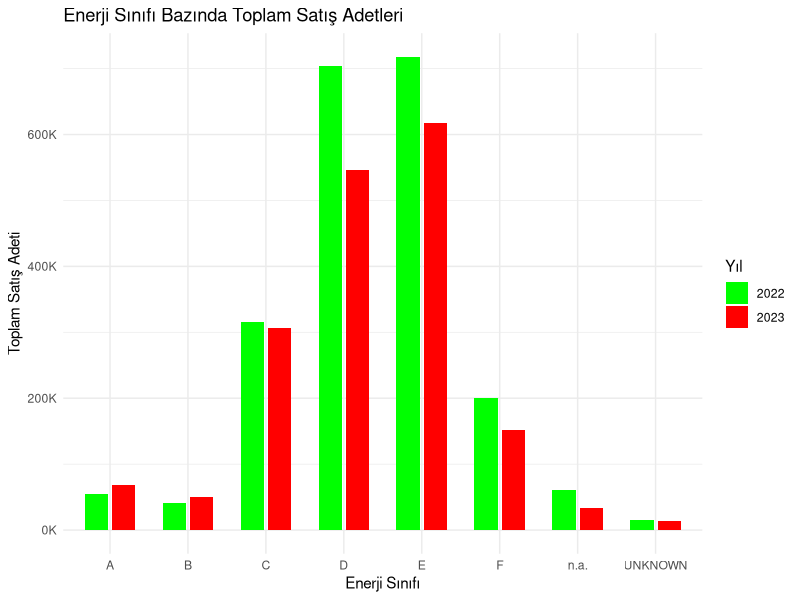
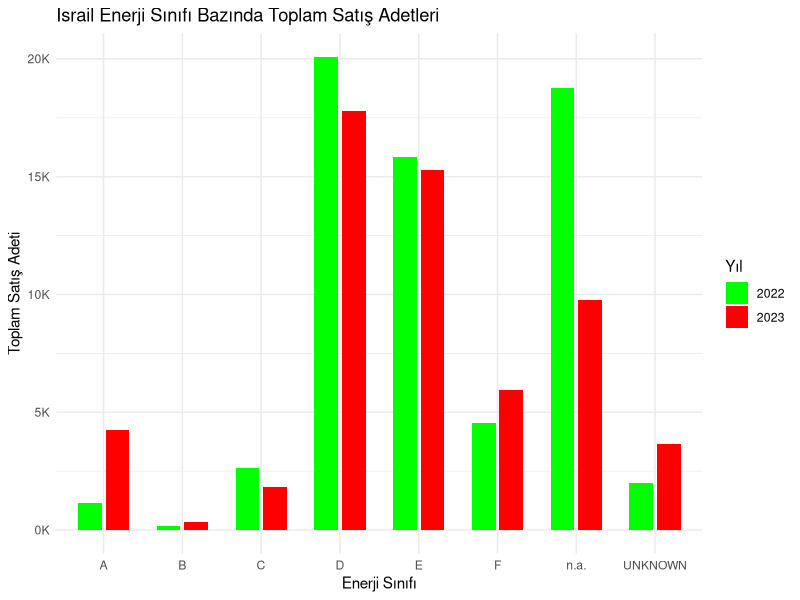
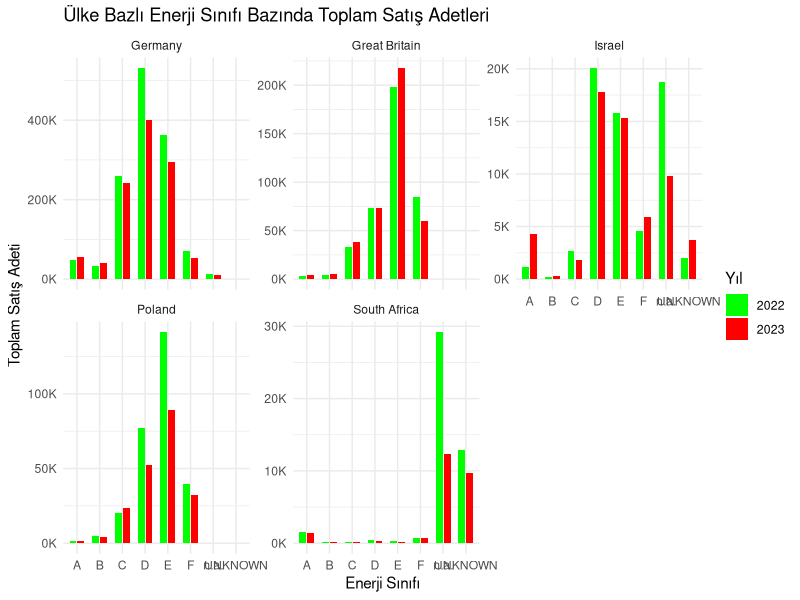
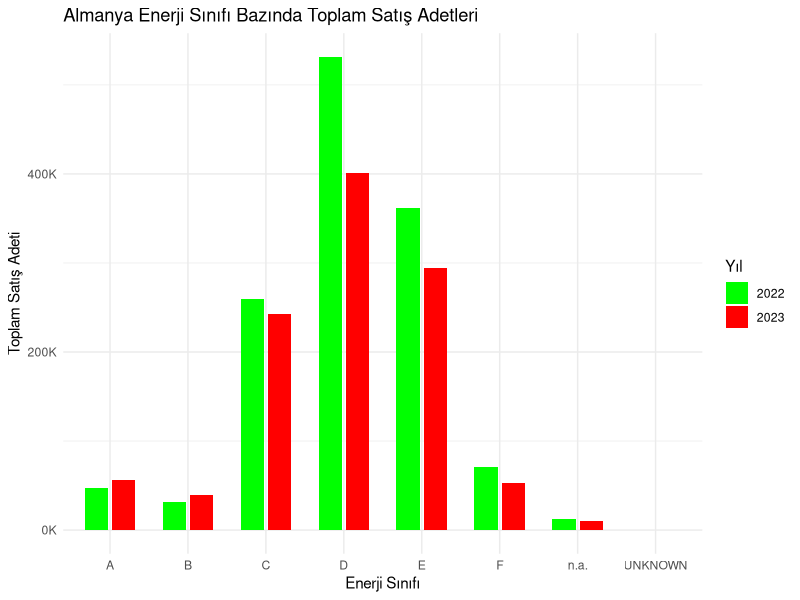
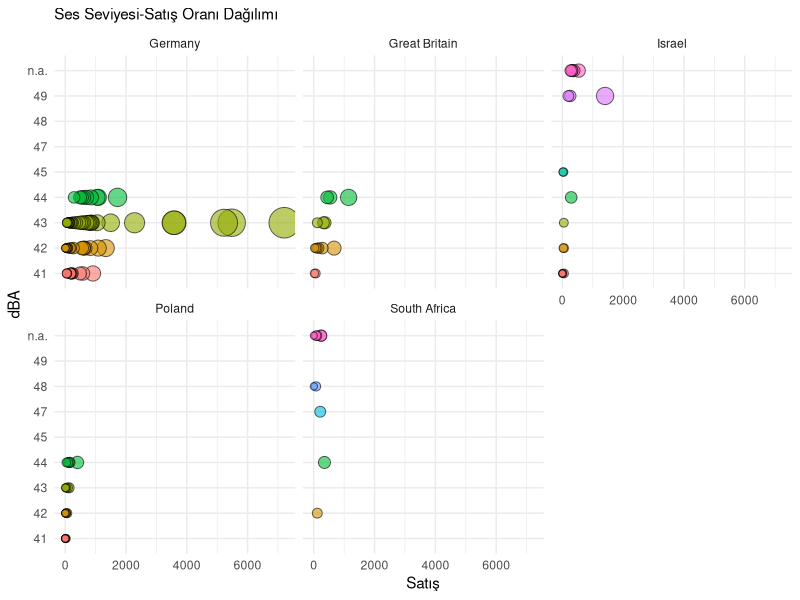
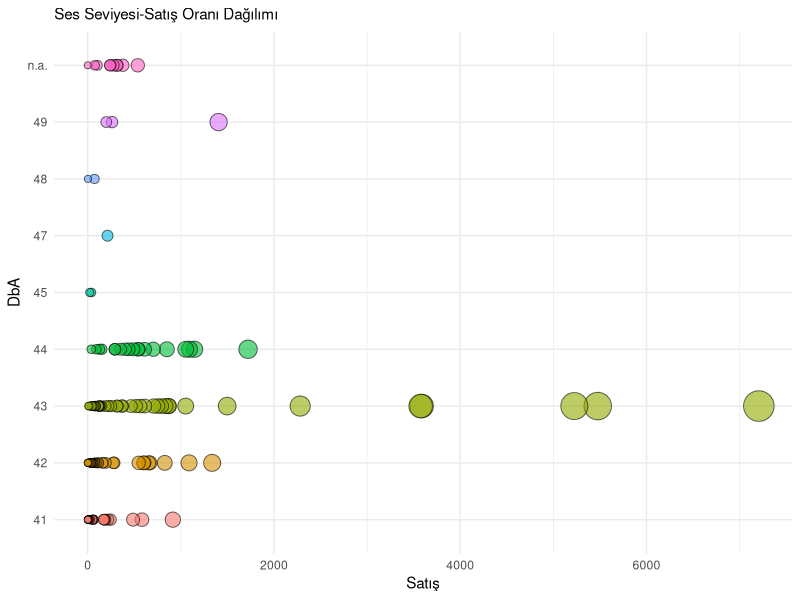
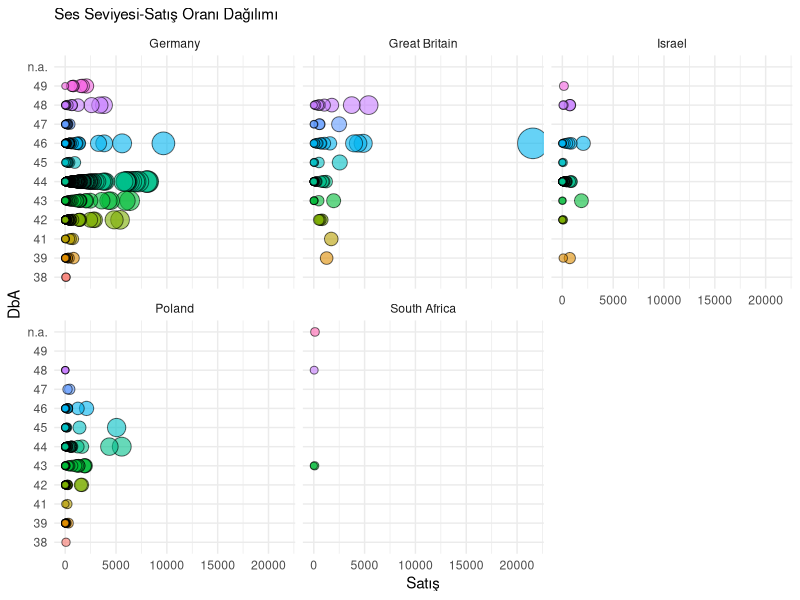
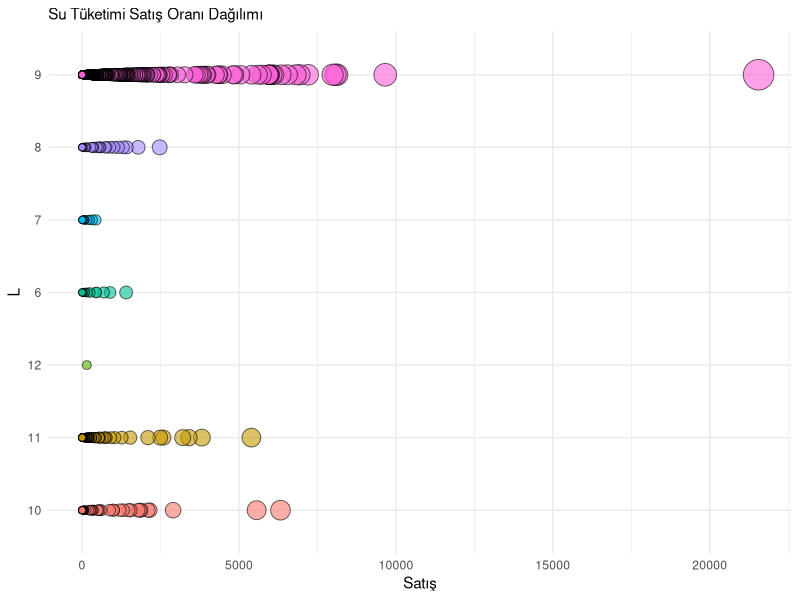

Write the R code that produced these figures, in order. (Note: this script raises an error after producing the figures.)
## ---- chunk 1

# Veri setini yukleme
veri <- read.csv(file = "datalisted.csv", head = TRUE, sep=";")

veri$Size <- as.factor(veri$Size)
veri$GR <- as.factor(veri$GR)
veri$Count <- as.factor(veri$Count)
veri$Cons <- as.factor(veri$Cons)
veri$Col <- as.factor(veri$Col)
veri$Dis <- as.factor(veri$Dis)
veri$Time <- as.factor(veri$Time)
veri$WtCns <- as.factor(veri$WtCns)
veri$En <- as.factor(veri$En)
veri$Cap <- as.factor(veri$Cap)
veri$Fast <- as.factor(veri$Fast)
veri$PRG <- as.factor(veri$PRG)
veri$NOI <- as.factor(veri$NOI)
veri$Thrd <- as.factor(veri$Thrd)
veri$SLI <- as.factor(veri$SLI)
veri$AUD <- as.factor(veri$AUD)
veri$Con <- as.factor(veri$Con)
veri$SAL22 <- gsub(",", ".", veri$SAL22)
veri$SAL23 <- gsub(",", ".", veri$SAL23)
veri$SAL22 <- as.numeric(veri$SAL22)
veri$SAL23 <- as.numeric(veri$SAL23)

# veriyi Satıs sütununa göre sıralama
satis_data <- veri[order(veri$SAL23, decreasing = TRUE),]


# satıs sütununa göre sıralanan veriyi alma
SatisAnaliz <- subset(satis_data, select = c("Count", "SAL23","SAL22", "WtCns","En","NOI"))

# dplyr paketini yükleme
library(dplyr)
library(tidyr)

toplu_satis <- SatisAnaliz %>%
  group_by(En) %>%
  summarise(Toplam_SAL22 = sum(SAL22, na.rm = TRUE),
            Toplam_SAL23 = sum(SAL23, na.rm = TRUE))

# Veriyi "long" formatına dönüştürme
long_veri <- toplu_satis %>%
  pivot_longer(cols = c(Toplam_SAL22, Toplam_SAL23), names_to = "Yil", values_to = "Satis")

# "Yil" sütununu daha okunabilir hale getirme
long_veri$Yil <- recode(long_veri$Yil, Toplam_SAL22 = "2022", Toplam_SAL23 = "2023")

# ggplot2 kütüphanesini yükleme
library(ggplot2) 
library(scales)


# Bar plot oluşturma
ggplot(long_veri, aes(x = En, y = Satis, fill = Yil)) + 
  geom_bar(stat = "identity", position = position_dodge(width = 0.7), width = 0.6) +
  labs(title = "Enerji Sınıfı Bazında Toplam Satış Adetleri",
       x = "Enerji Sınıfı",
       y = "Toplam Satış Adeti",
       fill = "Yıl") +
  scale_fill_manual(values = c("2022" = "green", "2023" = "red")) +
  scale_y_continuous(labels = scales::label_number(scale = 1e-3, suffix = "K")) +
  theme_minimal()
  

## ---- chunk 2
# Veri setini yukleme
veri <- read.csv(file = "datalisted.csv", head = TRUE, sep=";")

veri$Size <- as.factor(veri$Size)
veri$GR <- as.factor(veri$GR)
veri$Count <- as.factor(veri$Count)
veri$Cons <- as.factor(veri$Cons)
veri$Col <- as.factor(veri$Col)
veri$Dis <- as.factor(veri$Dis)
veri$Time <- as.factor(veri$Time)
veri$WtCns <- as.factor(veri$WtCns)
veri$En <- as.factor(veri$En)
veri$Cap <- as.factor(veri$Cap)
veri$Fast <- as.factor(veri$Fast)
veri$PRG <- as.factor(veri$PRG)
veri$NOI <- as.factor(veri$NOI)
veri$Thrd <- as.factor(veri$Thrd)
veri$SLI <- as.factor(veri$SLI)
veri$AUD <- as.factor(veri$AUD)
veri$Con <- as.factor(veri$Con)
veri$SAL22 <- gsub(",", ".", veri$SAL22)
veri$SAL23 <- gsub(",", ".", veri$SAL23)
veri$SAL22 <- as.numeric(veri$SAL22)
veri$SAL23 <- as.numeric(veri$SAL23)

# veriyi Satıs sütununa göre sıralama
satis_data <- veri[order(veri$SAL23, decreasing = TRUE),]


# satıs sütununa göre sıralanan veriyi alma
SatisAnaliz <- subset(satis_data, select = c("Count", "SAL23","SAL22", "WtCns","En","NOI"))

# dplyr paketini yükleme
library(dplyr)
library(tidyr)

# İsrail ait verileri filtreleme
Israil_Veri <- filter(SatisAnaliz, Count == "Israel")

print(Israil_Veri)

Is_toplu_satis <- Israil_Veri %>%
  group_by(En) %>%
  summarise(Toplam_SAL22 = sum(SAL22, na.rm = TRUE),
            Toplam_SAL23 = sum(SAL23, na.rm = TRUE))

# Veriyi "long" formatına dönüştürme
long_veri <- Is_toplu_satis %>%
  pivot_longer(cols = c(Toplam_SAL22, Toplam_SAL23), names_to = "Yil", values_to = "Satis") 

# "Yil" sütununu daha okunabilir hale getirme
long_veri$Yil <- recode(long_veri$Yil, Toplam_SAL22 = "2022", Toplam_SAL23 = "2023")

# Toplu veriyi kontrol etme
print(long_veri)

# ggplot2 kütüphanesini yükleme
library(ggplot2) 
library(scales)


# Bar plot oluşturma
ggplot(long_veri, aes(x = En, y = Satis, fill = Yil)) + 
  geom_bar(stat = "identity", position = position_dodge(width = 0.7), width = 0.6) +
  labs(title = "Israil Enerji Sınıfı Bazında Toplam Satış Adetleri",
       x = "Enerji Sınıfı",
       y = "Toplam Satış Adeti",
       fill = "Yıl") +
  scale_fill_manual(values = c("2022" = "green", "2023" = "red")) +
  scale_y_continuous(labels = scales::label_number(scale = 1e-3, suffix = "K")) +
  theme_minimal()
## ---- chunk 3
# Veri setini yukleme
veri <- read.csv(file = "datalisted.csv", head = TRUE, sep=";")

veri$Size <- as.factor(veri$Size)
veri$GR <- as.factor(veri$GR)
veri$Count <- as.factor(veri$Count)
veri$Cons <- as.factor(veri$Cons)
veri$Col <- as.factor(veri$Col)
veri$Dis <- as.factor(veri$Dis)
veri$Time <- as.factor(veri$Time)
veri$WtCns <- as.factor(veri$WtCns)
veri$En <- as.factor(veri$En)
veri$Cap <- as.factor(veri$Cap)
veri$Fast <- as.factor(veri$Fast)
veri$PRG <- as.factor(veri$PRG)
veri$NOI <- as.factor(veri$NOI)
veri$Thrd <- as.factor(veri$Thrd)
veri$SLI <- as.factor(veri$SLI)
veri$AUD <- as.factor(veri$AUD)
veri$Con <- as.factor(veri$Con)
veri$SAL22 <- gsub(",", ".", veri$SAL22)
veri$SAL23 <- gsub(",", ".", veri$SAL23)
veri$SAL22 <- as.numeric(veri$SAL22)
veri$SAL23 <- as.numeric(veri$SAL23)

# veriyi Satıs sütununa göre sıralama
satis_data <- veri[order(veri$SAL23, decreasing = TRUE),]


# satıs sütununa göre sıralanan veriyi alma
SatisAnaliz <- subset(satis_data, select = c("Count", "SAL23","SAL22", "WtCns","En","NOI"))

# dplyr paketini yükleme
library(dplyr)
library(tidyr)


Is_toplu_satis <- SatisAnaliz %>%
  group_by(Count, En) %>%
  summarise(Toplam_SAL22 = sum(SAL22, na.rm = TRUE),
            Toplam_SAL23 = sum(SAL23, na.rm = TRUE))

# Veriyi "long" formatına dönüştürme
long_veri <- Is_toplu_satis %>%
  pivot_longer(cols = c(Toplam_SAL22, Toplam_SAL23), names_to = "Yil", values_to = "Satis") 

# "Yil" sütununu daha okunabilir hale getirme
long_veri$Yil <- recode(long_veri$Yil, Toplam_SAL22 = "2022", Toplam_SAL23 = "2023")


# ggplot2 kütüphanesini yükleme
library(ggplot2) 
library(scales)
library(dplyr)

# Bar plot oluşturma
ggplot(long_veri, aes(x = En, y = Satis, fill = Yil)) + 
  geom_bar(stat = "identity", position = position_dodge(width = 0.7), width = 0.6) +
  labs(title = "Ülke Bazlı Enerji Sınıfı Bazında Toplam Satış Adetleri",
       x = "Enerji Sınıfı",
       y = "Toplam Satış Adeti",
       fill = "Yıl") +
  scale_fill_manual(values = c("2022" = "green", "2023" = "red")) +
  scale_y_continuous(labels = scales::label_number(scale = 1e-3, suffix = "K")) +
  theme_minimal()+
  facet_wrap(~ Count, scales = "free_y")
## ---- chunk 4
# Veri setini yukleme
veri <- read.csv(file = "datalisted.csv", head = TRUE, sep=";")

veri$Size <- as.factor(veri$Size)
veri$GR <- as.factor(veri$GR)
veri$Count <- as.factor(veri$Count)
veri$Cons <- as.factor(veri$Cons)
veri$Col <- as.factor(veri$Col)
veri$Dis <- as.factor(veri$Dis)
veri$Time <- as.factor(veri$Time)
veri$WtCns <- as.factor(veri$WtCns)
veri$En <- as.factor(veri$En)
veri$Cap <- as.factor(veri$Cap)
veri$Fast <- as.factor(veri$Fast)
veri$PRG <- as.factor(veri$PRG)
veri$NOI <- as.factor(veri$NOI)
veri$Thrd <- as.factor(veri$Thrd)
veri$SLI <- as.factor(veri$SLI)
veri$AUD <- as.factor(veri$AUD)
veri$Con <- as.factor(veri$Con)
veri$SAL22 <- gsub(",", ".", veri$SAL22)
veri$SAL23 <- gsub(",", ".", veri$SAL23)
veri$SAL22 <- as.numeric(veri$SAL22)
veri$SAL23 <- as.numeric(veri$SAL23)

# veriyi Satıs sütununa göre sıralama
satis_data <- veri[order(veri$SAL23, decreasing = TRUE),]


# satıs sütununa göre sıralanan veriyi alma
SatisAnaliz <- subset(satis_data, select = c("Count", "SAL23","SAL22", "WtCns","En","NOI"))

# dplyr paketini yükleme
library(dplyr)
library(tidyr)

# Almanya ait verileri filtreleme
Almanya_Veri <- filter(SatisAnaliz, Count == "Germany")

print(Almanya_Veri)

Al_toplu_satis <- Almanya_Veri %>%
  group_by(En) %>%
  summarise(Toplam_SAL22 = sum(SAL22, na.rm = TRUE),
            Toplam_SAL23 = sum(SAL23, na.rm = TRUE))

# Veriyi "long" formatına dönüştürme
long_veri <- Al_toplu_satis %>%
  pivot_longer(cols = c(Toplam_SAL22, Toplam_SAL23), names_to = "Yil", values_to = "Satis") 

# "Yil" sütununu daha okunabilir hale getirme
long_veri$Yil <- recode(long_veri$Yil, Toplam_SAL22 = "2022", Toplam_SAL23 = "2023")

# Toplu veriyi kontrol etme
print(long_veri)

# ggplot2 kütüphanesini yükleme
library(ggplot2) 
library(scales)


# Bar plot oluşturma
ggplot(long_veri, aes(x = En, y = Satis, fill = Yil)) + 
  geom_bar(stat = "identity", position = position_dodge(width = 0.7), width = 0.6) +
  labs(title = "Almanya Enerji Sınıfı Bazında Toplam Satış Adetleri",
       x = "Enerji Sınıfı",
       y = "Toplam Satış Adeti",
       fill = "Yıl") +
  scale_fill_manual(values = c("2022" = "green", "2023" = "red")) +
  scale_y_continuous(labels = scales::label_number(scale = 1e-3, suffix = "K")) +
  theme_minimal()
## ---- chunk 5


# Veri setini yukleme
veri <- read.csv(file = "datalisted.csv", head = TRUE, sep=";")

veri$Size <- as.factor(veri$Size)
veri$GR <- as.factor(veri$GR)
veri$Count <- as.factor(veri$Count)
veri$Cons <- as.factor(veri$Cons)
veri$Col <- as.factor(veri$Col)
veri$Dis <- as.factor(veri$Dis)
veri$Time <- as.factor(veri$Time)
veri$WtCns <- as.factor(veri$WtCns)
veri$En <- as.factor(veri$En)
veri$Cap <- as.factor(veri$Cap)
veri$Fast <- as.factor(veri$Fast)
veri$PRG <- as.factor(veri$PRG)
veri$NOI <- as.factor(veri$NOI)
veri$Thrd <- as.factor(veri$Thrd)
veri$SLI <- as.factor(veri$SLI)
veri$AUD <- as.factor(veri$AUD)
veri$Con <- as.factor(veri$Con)
veri$SAL22 <- gsub(",", ".", veri$SAL22)
veri$SAL23 <- gsub(",", ".", veri$SAL23)
veri$SAL22 <- as.numeric(veri$SAL22)
veri$SAL23 <- as.numeric(veri$SAL23)


# veriyi Satıs sütununa göre sıralama
satis_data <- veri[order(veri$SAL23, decreasing = TRUE),]

# satıs sütununa göre sıralanan veriyi alma
SatisAnaliz <- subset(satis_data, select = c("Count", "Con","SAL23","SAL22", "WtCns","En","NOI"))

# dplyr paketini yükleme
library(dplyr)
library(tidyr)
library(ggplot2) 
library(scales)

# A Energy ait verileri filtreleme
A_energy <- filter(SatisAnaliz, En == "A")


#bubble graph

ggplot(A_energy, aes(x = SAL23, y = NOI, size = SAL23, fill = NOI)) +
  geom_point(alpha = 0.6, shape = 21) +
  scale_size(range = c(2, 10)) +
  theme_minimal() +
  theme(
    legend.position = "none",
    plot.title = element_text(size = 11)
  ) +  # Virgülü buraya taşıdım
  ggtitle("Ses Seviyesi-Satış Oranı Dağılımı") +
  xlab("Satış") +
  ylab("dBA") +
  facet_wrap(~ Count)  # Ülkeye göre grafikleri ayır


## ---- chunk 6

# Veri setini yukleme
veri <- read.csv(file = "datalisted.csv", head = TRUE, sep=";")

veri$Size <- as.factor(veri$Size)
veri$GR <- as.factor(veri$GR)
veri$Count <- as.factor(veri$Count)
veri$Cons <- as.factor(veri$Cons)
veri$Col <- as.factor(veri$Col)
veri$Dis <- as.factor(veri$Dis)
veri$Time <- as.factor(veri$Time)
veri$WtCns <- as.factor(veri$WtCns)
veri$En <- as.factor(veri$En)
veri$Cap <- as.factor(veri$Cap)
veri$Fast <- as.factor(veri$Fast)
veri$PRG <- as.factor(veri$PRG)
veri$NOI <- as.factor(veri$NOI)
veri$Thrd <- as.factor(veri$Thrd)
veri$SLI <- as.factor(veri$SLI)
veri$AUD <- as.factor(veri$AUD)
veri$Con <- as.factor(veri$Con)
veri$SAL22 <- gsub(",", ".", veri$SAL22)
veri$SAL23 <- gsub(",", ".", veri$SAL23)
veri$SAL22 <- as.numeric(veri$SAL22)
veri$SAL23 <- as.numeric(veri$SAL23)


# veriyi Satıs sütununa göre sıralama
satis_data <- veri[order(veri$SAL23, decreasing = TRUE),]

# satıs sütununa göre sıralanan veriyi alma
SatisAnaliz <- subset(satis_data, select = c("Count", "Con","SAL23","SAL22", "WtCns","En","NOI"))

# dplyr paketini yükleme
library(dplyr)
library(tidyr)
library(ggplot2) 
library(scales)

# A Energy ait verileri filtreleme
A_energy <- filter(SatisAnaliz, En == "A")


#bubble graph

ggplot(A_energy, aes(x = SAL23, y = NOI, size = SAL23, fill = NOI)) +
  geom_point(alpha = 0.6, shape = 21) +
  scale_size(range = c(2, 10)) +
  theme_minimal() +
  theme(
    legend.position = "none",
    plot.title = element_text(size = 11)
  ) +  # Virgülü buraya taşıdım
  ggtitle("Ses Seviyesi-Satış Oranı Dağılımı") +
  xlab("Satış") +
  ylab("DbA")
## ---- chunk 7

## ---- chunk 8
# Veri setini yukleme
veri <- read.csv(file = "datalisted.csv", head = TRUE, sep=";")

veri$Size <- as.factor(veri$Size)
veri$GR <- as.factor(veri$GR)
veri$Count <- as.factor(veri$Count)
veri$Cons <- as.factor(veri$Cons)
veri$Col <- as.factor(veri$Col)
veri$Dis <- as.factor(veri$Dis)
veri$Time <- as.factor(veri$Time)
veri$WtCns <- as.factor(veri$WtCns)
veri$En <- as.factor(veri$En)
veri$Cap <- as.factor(veri$Cap)
veri$Fast <- as.factor(veri$Fast)
veri$PRG <- as.factor(veri$PRG)
veri$NOI <- as.factor(veri$NOI)
veri$Thrd <- as.factor(veri$Thrd)
veri$SLI <- as.factor(veri$SLI)
veri$AUD <- as.factor(veri$AUD)
veri$Con <- as.factor(veri$Con)
veri$SAL22 <- gsub(",", ".", veri$SAL22)
veri$SAL23 <- gsub(",", ".", veri$SAL23)
veri$SAL22 <- as.numeric(veri$SAL22)
veri$SAL23 <- as.numeric(veri$SAL23)


# veriyi Satıs sütununa göre sıralama
satis_data <- veri[order(veri$SAL23, decreasing = TRUE),]

# satıs sütununa göre sıralanan veriyi alma
SatisAnaliz <- subset(satis_data, select = c("Count", "Con","SAL23","SAL22", "WtCns","En","NOI"))

# dplyr paketini yükleme
library(dplyr)
library(tidyr)
library(ggplot2) 
library(scales)

# D Energy ait verileri filtreleme
D_energy <- filter(SatisAnaliz, En == "D")


#bubble graph

ggplot(D_energy, aes(x = SAL23, y = NOI, size = SAL23, fill = NOI)) +
  geom_point(alpha = 0.6, shape = 21) +
  scale_size(range = c(2, 10)) +
  theme_minimal() +
  theme(
    legend.position = "none",
    plot.title = element_text(size = 11)
  ) +  # Virgülü buraya taşıdım
  ggtitle("Ses Seviyesi-Satış Oranı Dağılımı") +
  xlab("Satış") +
  ylab("DbA")+
  facet_wrap(~ Count)  # Ülkeye göre grafikleri ayır
## ---- chunk 9
# Veri setini yukleme
veri <- read.csv(file = "datalisted.csv", head = TRUE, sep=";")

veri$Size <- as.factor(veri$Size)
veri$GR <- as.factor(veri$GR)
veri$Count <- as.factor(veri$Count)
veri$Cons <- as.factor(veri$Cons)
veri$Col <- as.factor(veri$Col)
veri$Dis <- as.factor(veri$Dis)
veri$Time <- as.factor(veri$Time)
veri$WtCns <- as.factor(veri$WtCns)
veri$En <- as.factor(veri$En)
veri$Cap <- as.factor(veri$Cap)
veri$Fast <- as.factor(veri$Fast)
veri$PRG <- as.factor(veri$PRG)
veri$NOI <- as.factor(veri$NOI)
veri$Thrd <- as.factor(veri$Thrd)
veri$SLI <- as.factor(veri$SLI)
veri$AUD <- as.factor(veri$AUD)
veri$Con <- as.factor(veri$Con)
veri$SAL22 <- gsub(",", ".", veri$SAL22)
veri$SAL23 <- gsub(",", ".", veri$SAL23)
veri$SAL22 <- as.numeric(veri$SAL22)
veri$SAL23 <- as.numeric(veri$SAL23)


# veriyi Satıs sütununa göre sıralama
satis_data <- veri[order(veri$SAL23, decreasing = TRUE),]

# satıs sütununa göre sıralanan veriyi alma
SatisAnaliz <- subset(satis_data, select = c("Count", "Con","SAL23","SAL22", "WtCns","En","NOI"))

# dplyr paketini yükleme
library(dplyr)
library(tidyr)
library(ggplot2) 
library(scales)

# D Energy ait verileri filtreleme
D_energy <- filter(SatisAnaliz, En == "D")


#bubble graph

ggplot(D_energy, aes(x = SAL23, y = WtCns, size = SAL23, fill = WtCns)) +
  geom_point(alpha = 0.6, shape = 21) +
  scale_size(range = c(2, 10)) +
  theme_minimal() +
  theme(
    legend.position = "none",
    plot.title = element_text(size = 11)
  ) +  # Virgülü buraya taşıdım
  ggtitle("Su Tüketimi Satış Oranı Dağılımı") +
  xlab("Satış") +
  ylab("L")

## ---- chunk 10
# Veri setini yukleme
veri <- read.csv(file = "datalisted.csv", head = TRUE, sep=";")

veri$Size <- as.factor(veri$Size)
veri$GR <- as.factor(veri$GR)
veri$Count <- as.factor(veri$Count)
veri$Cons <- as.factor(veri$Cons)
veri$Col <- as.factor(veri$Col)
veri$Dis <- as.factor(veri$Dis)
veri$Time <- as.factor(veri$Time)
veri$WtCns <- as.factor(veri$WtCns)
veri$En <- as.factor(veri$En)
veri$Cap <- as.factor(veri$Cap)
veri$Fast <- as.factor(veri$Fast)
veri$PRG <- as.factor(veri$PRG)
veri$NOI <- as.factor(veri$NOI)
veri$Thrd <- as.factor(veri$Thrd)
veri$SLI <- as.factor(veri$SLI)
veri$AUD <- as.factor(veri$AUD)
veri$Con <- as.factor(veri$Con)
veri$SAL22 <- gsub(",", ".", veri$SAL22)
veri$SAL23 <- gsub(",", ".", veri$SAL23)
veri$SAL22 <- as.numeric(veri$SAL22)
veri$SAL23 <- as.numeric(veri$SAL23)


# veriyi Satıs sütununa göre sıralama
satis_data <- veri[order(veri$SAL23, decreasing = TRUE),]

# satıs sütununa göre sıralanan veriyi alma
SatisAnaliz <- subset(satis_data, select = c("Count", "Con","SAL23","SAL22", "WtCns","En","NOI"))

# dplyr paketini yükleme
library(dplyr)
library(tidyr)
library(ggplot2) 
library(scales)

# D Energy ait verileri filtreleme
D_energy <- filter(SatisAnaliz, En == "D")


#bubble graph

ggplot(D_energy, aes(x = SAL23, y = WtCns, size = SAL23, fill = WtCns)) +
  geom_point(alpha = 0.6, shape = 21) +
  scale_size(range = c(2, 10)) +
  theme_minimal() +
  theme(
    legend.position = "none",
    plot.title = element_text(size = 11)
  ) +  # Virgülü buraya taşıdım
  ggtitle("Su Tüketimi Satış Oranı Dağılımı") +
  xlab("Satış") +
  ylab("L")+ 
  facet_wrap(~ Count)  # Ülkeye göre grafikleri ayır
## ---- chunk 11
# Veri setini yukleme
veri <- read.csv(file = "datalisted.csv", head = TRUE, sep=";")

veri$Size <- as.factor(veri$Size)
veri$GR <- as.factor(veri$GR)
veri$Count <- as.factor(veri$Count)
veri$Cons <- as.factor(veri$Cons)
veri$Col <- as.factor(veri$Col)
veri$Dis <- as.factor(veri$Dis)
veri$Time <- as.factor(veri$Time)
veri$WtCns <- as.factor(veri$WtCns)
veri$En <- as.factor(veri$En)
veri$Cap <- as.factor(veri$Cap)
veri$Fast <- as.factor(veri$Fast)
veri$PRG <- as.factor(veri$PRG)
veri$NOI <- as.factor(veri$NOI)
veri$Thrd <- as.factor(veri$Thrd)
veri$SLI <- as.factor(veri$SLI)
veri$AUD <- as.factor(veri$AUD)
veri$Con <- as.factor(veri$Con)
veri$SAL22 <- gsub(",", ".", veri$SAL22)
veri$SAL23 <- gsub(",", ".", veri$SAL23)
veri$SAL22 <- as.numeric(veri$SAL22)
veri$SAL23 <- as.numeric(veri$SAL23)


# veriyi Satıs sütununa göre sıralama
satis_data <- veri[order(veri$SAL23, decreasing = TRUE),]

# satıs sütununa göre sıralanan veriyi alma
SatisAnaliz <- subset(satis_data, select = c("Count", "Con","SAL23","GR", "WtCns","En","NOI"))

# dplyr paketini yükleme
library(dplyr)
library(tidyr)
library(ggplot2) 
library(scales)

# A Energy ait verileri filtreleme
A_energy <- filter(SatisAnaliz, En == "A")


#bubble graph

ggplot(A_energy, aes(x = SAL23, y = GR, size = SAL23, fill = GR)) +
  geom_point(alpha = 0.6, shape = 21) +
  scale_size(range = c(2, 10)) +
  theme_minimal() +
  theme(
    legend.position = "none",
    plot.title = element_text(size = 11)
  ) +  # Virgülü buraya taşıdım
  ggtitle("Marka-Satış") +
  xlab("Satış") +
  ylab("Marka")
## ---- chunk 12

# Veri setini yukleme
veri <- read.csv(file = "datalisted.csv", head = TRUE, sep=";")

veri$Size <- as.factor(veri$Size)
veri$GR <- as.factor(veri$GR)
veri$Count <- as.factor(veri$Count)
veri$Cons <- as.factor(veri$Cons)
veri$Col <- as.factor(veri$Col)
veri$Dis <- as.factor(veri$Dis)
veri$Time <- as.factor(veri$Time)
veri$WtCns <- as.factor(veri$WtCns)
veri$En <- as.factor(veri$En)
veri$Cap <- as.factor(veri$Cap)
veri$Fast <- as.factor(veri$Fast)
veri$PRG <- as.factor(veri$PRG)
veri$NOI <- as.factor(veri$NOI)
veri$Thrd <- as.factor(veri$Thrd)
veri$SLI <- as.factor(veri$SLI)
veri$AUD <- as.factor(veri$AUD)
veri$Con <- as.factor(veri$Con)
veri$SAL22 <- gsub(",", ".", veri$SAL22)
veri$SAL23 <- gsub(",", ".", veri$SAL23)
veri$SAL22 <- as.numeric(veri$SAL22)
veri$SAL23 <- as.numeric(veri$SAL23)


# veriyi Satıs sütununa göre sıralama
satis_data <- veri[order(veri$SAL23, decreasing = TRUE),]

# satıs sütununa göre sıralanan veriyi alma
SatisAnaliz <- subset(satis_data, select = c("Count", "Con","SAL23","GR", "WtCns","En","NOI"))

# dplyr paketini yükleme
library(dplyr)
library(tidyr)
library(ggplot2) 
library(scales)

# A Energy ait verileri filtreleme
A_energy <- filter(SatisAnaliz, En == "A")


#bubble graph

ggplot(A_energy, aes(x = SAL23, y = GR, size = SAL23, fill = GR)) +
  geom_point(alpha = 0.6, shape = 21) +
  scale_size(range = c(2, 10)) +
  theme_minimal() +
  theme(
    legend.position = "none",
    plot.title = element_text(size = 11)
  ) +  # Virgülü buraya taşıdım
  ggtitle("Marka Seçimine göre Satış Oranı Dağılımı") +
  xlab("") +
  ylab("Satış Oranı") +
  facet_wrap(~ Count)  # Ülkeye göre grafikleri ayır
## ---- chunk 13
# Veri setini yukleme
veri <- read.csv(file = "datalisted.csv", head = TRUE, sep=";")

veri$Size <- as.factor(veri$Size)
veri$GR <- as.factor(veri$GR)
veri$Count <- as.factor(veri$Count)
veri$Cons <- as.factor(veri$Cons)
veri$Col <- as.factor(veri$Col)
veri$Dis <- as.factor(veri$Dis)
veri$Time <- as.factor(veri$Time)
veri$WtCns <- as.factor(veri$WtCns)
veri$En <- as.factor(veri$En)
veri$Cap <- as.factor(veri$Cap)
veri$Fast <- as.factor(veri$Fast)
veri$PRG <- as.factor(veri$PRG)
veri$NOI <- as.factor(veri$NOI)
veri$Thrd <- as.factor(veri$Thrd)
veri$SLI <- as.factor(veri$SLI)
veri$AUD <- as.factor(veri$AUD)
veri$Con <- as.factor(veri$Con)
veri$SAL22 <- gsub(",", ".", veri$SAL22)
veri$SAL23 <- gsub(",", ".", veri$SAL23)
veri$SAL22 <- as.numeric(veri$SAL22)
veri$SAL23 <- as.numeric(veri$SAL23)


# veriyi Satıs sütununa göre sıralama
satis_data <- veri[order(veri$SAL23, decreasing = TRUE),]

# satıs sütununa göre sıralanan veriyi alma
SatisAnaliz <- subset(satis_data, select = c("Count", "Con","SAL23","GR", "WtCns","En","NOI"))

# dplyr paketini yükleme
library(dplyr)
library(tidyr)
library(ggplot2) 
library(scales)

# D Energy ait verileri filtreleme
D_energy <- filter(SatisAnaliz, En == "D")


#bubble graph

ggplot(D_energy, aes(x = SAL23, y = GR, size = SAL23, fill = GR)) +
  geom_point(alpha = 0.6, shape = 21) +
  scale_size(range = c(2, 10)) +
  theme_minimal() +
  theme(
    legend.position = "none",
    plot.title = element_text(size = 11)
  ) +  # Virgülü buraya taşıdım
  ggtitle("Marka Seçimine göre Satış Oranı Dağılımı") +
  xlab("") +
  ylab("Satış Oranı")

## ---- chunk 14
# Veri setini yukleme
veri <- read.csv(file = "datalisted.csv", head = TRUE, sep=";")

veri$Size <- as.factor(veri$Size)
veri$GR <- as.factor(veri$GR)
veri$Count <- as.factor(veri$Count)
veri$Cons <- as.factor(veri$Cons)
veri$Col <- as.factor(veri$Col)
veri$Dis <- as.factor(veri$Dis)
veri$Time <- as.factor(veri$Time)
veri$WtCns <- as.factor(veri$WtCns)
veri$En <- as.factor(veri$En)
veri$Cap <- as.factor(veri$Cap)
veri$Fast <- as.factor(veri$Fast)
veri$PRG <- as.factor(veri$PRG)
veri$NOI <- as.factor(veri$NOI)
veri$Thrd <- as.factor(veri$Thrd)
veri$SLI <- as.factor(veri$SLI)
veri$AUD <- as.factor(veri$AUD)
veri$Con <- as.factor(veri$Con)
veri$SAL22 <- gsub(",", ".", veri$SAL22)
veri$SAL23 <- gsub(",", ".", veri$SAL23)
veri$SAL22 <- as.numeric(veri$SAL22)
veri$SAL23 <- as.numeric(veri$SAL23)


# veriyi Satıs sütununa göre sıralama
satis_data <- veri[order(veri$SAL23, decreasing = TRUE),]

# satıs sütununa göre sıralanan veriyi alma
SatisAnaliz <- subset(satis_data, select = c("Count", "Con","SAL23","GR", "WtCns","En","NOI"))

# dplyr paketini yükleme
library(dplyr)
library(tidyr)
library(ggplot2) 
library(scales)

# D Energy ait verileri filtreleme
D_energy <- filter(SatisAnaliz, En == "D")


#bubble graph

ggplot(D_energy, aes(x = SAL23, y = GR, size = SAL23, fill = GR)) +
  geom_point(alpha = 0.6, shape = 21) +
  scale_size(range = c(2, 10)) +
  theme_minimal() +
  theme(
    legend.position = "none",
    plot.title = element_text(size = 11)
  ) +  # Virgülü buraya taşıdım
  ggtitle("Marka Seçimine göre Satış Oranı Dağılımı") +
  xlab("") +
  ylab("Satış Oranı") +
  facet_wrap(~ Count)  # Ülkeye göre grafikleri ayır
## ---- chunk 15

# Veri setini yukleme
veri <- read.csv(file = "datalisted.csv", head = TRUE, sep=";")

veri$Size <- as.factor(veri$Size)
veri$GR <- as.factor(veri$GR)
veri$Count <- as.factor(veri$Count)
veri$Cons <- as.factor(veri$Cons)
veri$Col <- as.factor(veri$Col)
veri$Dis <- as.factor(veri$Dis)
veri$Time <- as.factor(veri$Time)
veri$WtCns <- as.factor(veri$WtCns)
veri$En <- as.factor(veri$En)
veri$Cap <- as.factor(veri$Cap)
veri$Fast <- as.factor(veri$Fast)
veri$PRG <- as.factor(veri$PRG)
veri$NOI <- as.factor(veri$NOI)
veri$Thrd <- as.factor(veri$Thrd)
veri$SLI <- as.factor(veri$SLI)
veri$AUD <- as.factor(veri$AUD)
veri$Con <- as.factor(veri$Con)
veri$SAL22 <- gsub(",", ".", veri$SAL22)
veri$SAL23 <- gsub(",", ".", veri$SAL23)
veri$SAL22 <- as.numeric(veri$SAL22)
veri$SAL23 <- as.numeric(veri$SAL23)


# veriyi Satıs sütununa göre sıralama
satis_data <- veri[order(veri$SAL23, decreasing = TRUE),]

# satıs sütununa göre sıralanan veriyi alma
SatisAnaliz <- subset(satis_data, select = c("Count", "Con","SAL23","GR", "WtCns","En","NOI"))

# dplyr paketini yükleme
library(dplyr)
library(tidyr)
library(ggplot2) 
library(scales)

# D Energy ait verileri filtreleme
D_energy <- filter(SatisAnaliz, En == "D")

# ggplot2 kütüphanesini yükleme
library(ggplot2)

# "D_energy" veri setinden "Con" ve "SAL23" sütunlarını seçme
bubble_data <- D_energy[, c("Con", "SAL23")]

# Bağlantılı ürünlerin satışlarını toplama
bubble_data <- aggregate(SAL23 ~ Con, data = bubble_data, sum)

# Bubble chart oluşturma
ggplot(bubble_data, aes(x = Con, y = SAL23, size = SAL23, color = SAL23)) +
  geom_point(alpha = 0.6) +
  scale_size(range = c(3, 15)) +
  labs(title = "Bağlantı Şekli", x = "Connected", y = "Toplam Satış") +
  scale_y_continuous(labels = scales::label_number(scale = 1e-3, suffix = "K")) +
  theme_minimal()
  


## ---- chunk 16

# Veri setini yukleme
veri <- read.csv(file = "datalisted.csv", head = TRUE, sep=";")

veri$Size <- as.factor(veri$Size)
veri$GR <- as.factor(veri$GR)
veri$Count <- as.factor(veri$Count)
veri$Cons <- as.factor(veri$Cons)
veri$Col <- as.factor(veri$Col)
veri$Dis <- as.factor(veri$Dis)
veri$Time <- as.factor(veri$Time)
veri$WtCns <- as.factor(veri$WtCns)
veri$En <- as.factor(veri$En)
veri$Cap <- as.factor(veri$Cap)
veri$Fast <- as.factor(veri$Fast)
veri$PRG <- as.factor(veri$PRG)
veri$NOI <- as.factor(veri$NOI)
veri$Thrd <- as.factor(veri$Thrd)
veri$SLI <- as.factor(veri$SLI)
veri$AUD <- as.factor(veri$AUD)
veri$Con <- as.factor(veri$Con)
veri$SAL22 <- gsub(",", ".", veri$SAL22)
veri$SAL23 <- gsub(",", ".", veri$SAL23)
veri$SAL22 <- as.numeric(veri$SAL22)
veri$SAL23 <- as.numeric(veri$SAL23)


# veriyi Satıs sütununa göre sıralama
satis_data <- veri[order(veri$SAL23, decreasing = TRUE),]

# satıs sütununa göre sıralanan veriyi alma
SatisAnaliz <- subset(satis_data, select = c("Count", "Con","SAL23","GR", "WtCns","En","NOI"))

# dplyr paketini yükleme
library(dplyr)
library(tidyr)
library(ggplot2) 
library(scales)

# A Energy ait verileri filtreleme
A_energy <- filter(SatisAnaliz, En == "A")

# ggplot2 kütüphanesini yükleme
library(ggplot2)

# "A_energy" veri setinden "Con" ve "SAL23" sütunlarını seçme
bubble_data <- A_energy[, c("Con", "SAL23")]

# Bağlantılı ürünlerin satışlarını toplama
bubble_data <- aggregate(SAL23 ~ Con, data = bubble_data, sum)

# Bubble chart oluşturma
ggplot(bubble_data, aes(x = Con, y = SAL23, size = SAL23, color = SAL23)) +
  geom_point(alpha = 0.6) +
  scale_size(range = c(3, 15)) +
  labs(title = "Bağlantı Şekli", x = "Connected", y = "Toplam Satış") +
  scale_y_continuous(labels = scales::label_number(scale = 1e-3, suffix = "K")) +
  theme_minimal()
  
## ---- chunk 17
# Veri setini yukleme
veri <- read.csv(file = "datalisted.csv", head = TRUE, sep=";")

veri$Size <- as.factor(veri$Size)
veri$GR <- as.factor(veri$GR)
veri$Count <- as.factor(veri$Count)
veri$Cons <- as.factor(veri$Cons)
veri$Col <- as.factor(veri$Col)
veri$Dis <- as.factor(veri$Dis)
veri$Time <- as.factor(veri$Time)
veri$WtCns <- as.factor(veri$WtCns)
veri$En <- as.factor(veri$En)
veri$Cap <- as.factor(veri$Cap)
veri$Fast <- as.factor(veri$Fast)
veri$PRG <- as.factor(veri$PRG)
veri$NOI <- as.factor(veri$NOI)
veri$Thrd <- as.factor(veri$Thrd)
veri$SLI <- as.factor(veri$SLI)
veri$AUD <- as.factor(veri$AUD)
veri$Con <- as.factor(veri$Con)
veri$SAL22 <- gsub(",", ".", veri$SAL22)
veri$SAL23 <- gsub(",", ".", veri$SAL23)
veri$SAL22 <- as.numeric(veri$SAL22)
veri$SAL23 <- as.numeric(veri$SAL23)


# veriyi Satıs sütununa göre sıralama
satis_data <- veri[order(veri$SAL23, decreasing = TRUE),]

# satıs sütununa göre sıralanan veriyi alma
SatisAnaliz <- subset(satis_data, select = c("Count", "Con","SAL23","GR", "WtCns","En","NOI"))

# dplyr paketini yükleme
library(dplyr)
library(tidyr)
library(ggplot2) 
library(scales)


# ggplot2 kütüphanesini yükleme
library(ggplot2)

# "D_energy" veri setinden "Con", "SAL23" ve "En" sütunlarını seçme
bubble_data <- SatisAnaliz[, c("GR", "SAL23", "En")]

# Bağlantılı ürünlerin satışlarını ve enerji sınıfını toplama
bubble_data <- aggregate(SAL23 ~ GR + En, data = bubble_data, sum)

# Bubble chart oluşturma
ggplot(bubble_data, aes(x = GR, y = SAL23, size = SAL23, color = En)) +
  geom_point(alpha = 0.6) +
  scale_size(range = c(3, 15)) +
  scale_color_viridis_d() +  # Enerji sınıflarına göre renklendirme
  labs(title = "Enerji-Marka Satışları", x = "Bağlantılı Durum", y = "Toplam Satış") +
  scale_y_continuous(labels = scales::label_number(scale = 1e-3, suffix = "K")) +
  theme_minimal()



## ---- chunk 18
# Veri setini yukleme
veri <- read.csv(file = "datalisted.csv", head = TRUE, sep=";")

typeof(veri)

veri$Size <- as.factor(veri$Size)
veri$GR <- as.factor(veri$GR)
veri$Count <- as.factor(veri$Count)
veri$Cons <- as.factor(veri$Cons)
veri$Height <- as.factor(veri$Height)
veri$Int <- as.factor(veri$Int)
veri$Col <- as.factor(veri$Col)
veri$Dis <- as.factor(veri$Dis)
veri$Time <- as.factor(veri$Time)
veri$WtCns <- as.factor(veri$WtCns)
veri$En <- as.factor(veri$En)
veri$Cap <- as.factor(veri$Cap)
veri$Mot <- as.factor(veri$Mot)
veri$Fast <- as.factor(veri$Fast)
veri$PRG <- as.factor(veri$PRG)
veri$NOI <- as.factor(veri$NOI)
veri$Thrd <- as.factor(veri$Thrd)
veri$SLI <- as.factor(veri$SLI)
veri$AUD <- as.factor(veri$AUD)
veri$Con <- as.factor(veri$Con)


# veriyi Satıs sütununa göre sıralama
satis_data <- veri[order(veri$SAL, decreasing = TRUE),]


# satıs sütununa göre sıralanan veriyi alma
SatisAnaliz <- subset(satis_data, select = c("Count", "SAL", "WtCns","En","NOI"))

# ggplot2 kütüphanesini yükleme
library(ggplot2) 

# Plot
ggplot(SatisAnaliz, aes(x = En, y = SAL, fill = En)) +
  geom_boxplot() +
  geom_jitter(color = "black", size = 0.4, alpha = 0.9) +
  theme_minimal() +
  theme(
    legend.position = "none",
    plot.title = element_text(size = 11)
  ) +
  ggtitle("Enerji Satış Oranı Dağılımı") +
  xlab("") 

## ---- chunk 19
# Veri setini yukleme
veri <- read.csv(file = "datalisted.csv", head = TRUE, sep=";")

typeof(veri)

veri$Size <- as.factor(veri$Size)
veri$GR <- as.factor(veri$GR)
veri$Count <- as.factor(veri$Count)
veri$Cons <- as.factor(veri$Cons)
veri$Height <- as.factor(veri$Height)
veri$Int <- as.factor(veri$Int)
veri$Col <- as.factor(veri$Col)
veri$Dis <- as.factor(veri$Dis)
veri$Time <- as.factor(veri$Time)
veri$WtCns <- as.factor(veri$WtCns)
veri$En <- as.factor(veri$En)
veri$Cap <- as.factor(veri$Cap)
veri$Mot <- as.factor(veri$Mot)
veri$Fast <- as.factor(veri$Fast)
veri$PRG <- as.factor(veri$PRG)
veri$NOI <- as.factor(veri$NOI)
veri$Thrd <- as.factor(veri$Thrd)
veri$SLI <- as.factor(veri$SLI)
veri$AUD <- as.factor(veri$AUD)
veri$Con <- as.factor(veri$Con)


# veriyi Satıs sütununa göre sıralama
satis_data <- veri[order(veri$SAL, decreasing = TRUE),]


# satıs sütununa göre sıralanan veriyi alma
SatisAnaliz <- subset(satis_data, select = c("Count", "SAL", "WtCns","En","NOI"))

# ggplot2 kütüphanesini yükleme
library(ggplot2) 

# Grafik yüksekliği
# Grafik genişliği
# Plot
ggplot(SatisAnaliz, aes(x = En, y = SAL, fill = En)) +
  geom_boxplot() +
  geom_jitter(color = "black", size = 0.4, alpha = 0.9) +
  theme_minimal() +
  theme(
    legend.position = "none",
    plot.title = element_text(size = 11),
    plot.width = 15,
    plot.height = 15) +
  ggtitle("Enerji Satış Oranı Dağılımı") +
  xlab("") +facet_wrap(~ Count)
